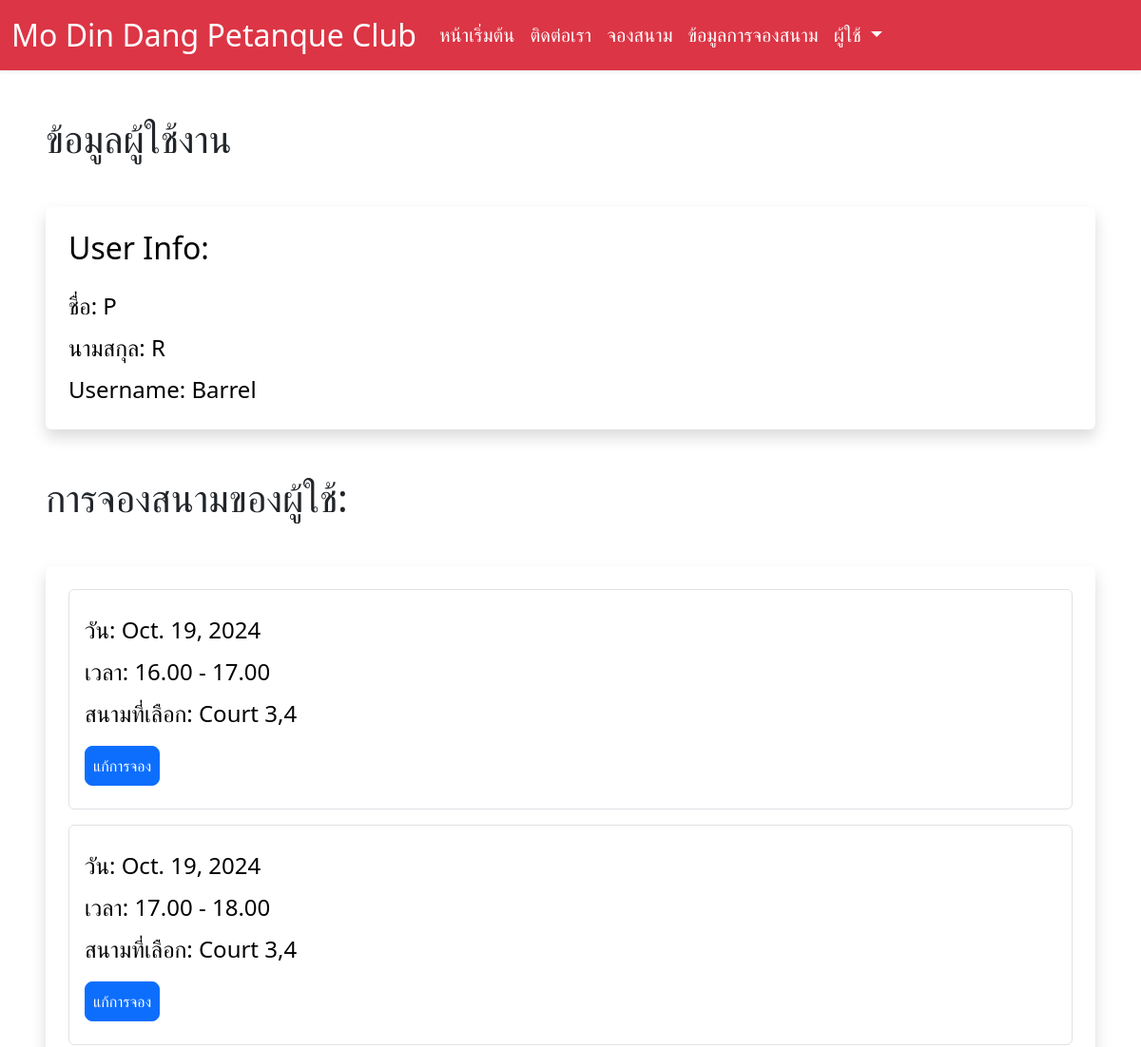
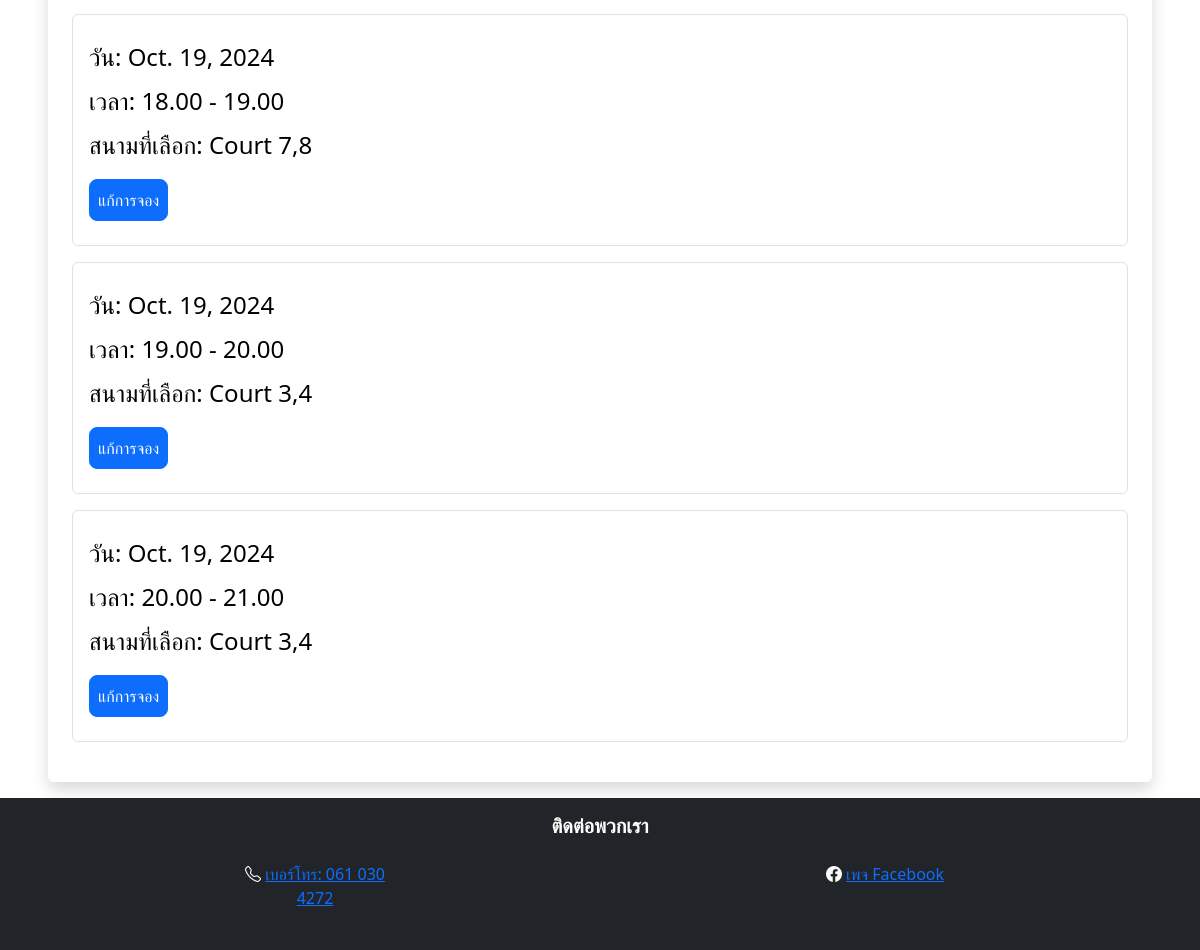
The page /user-panel (signed in) on the database its author committed (2 pictures, top to bottom).
### reserve/models.py (models this page shows, shortened)
class Appointment(models.Model):
    user = models.ForeignKey(User, on_delete=models.CASCADE, null=True, blank=True)
    service = models.CharField(max_length=50, choices=SERVICE_CHOICES, default="Court 3,4")
    day = models.DateField(default=datetime.now)
    time = models.CharField(max_length=30, choices=TIME_CHOICES, default="16.00 - 17.00")
    time_ordered = models.DateTimeField(default=datetime.now, blank=True)

### reserve/views.py (the view)
# urls.py: path('user-panel', views.userPanel, name='userPanel'),
def userPanel(request):
    user = request.user
    appointments = Appointment.objects.filter(user=user).order_by('day', 'time')
    return render(request, 'userPanel.html', {
        'user':user,
        'appointments':appointments,
    })

### reserve/templates/userPanel.html (shortened to what this page needs)
{% extends 'layout.html' %}
{% load static %}
{% block body %}
{% if user.is_authenticated %}
<h1 class=" ms-5 mt-5 ">ข้อมูลผู้ใช้งาน</h1>
<div class="shadow p-4 mb-5 bg-body bg-body rounded text-black  m-5 ">
    <h2 class="">User Info:</h2>
    <ul class="list-group fs-4 mt-3">
            <li class="list-group mt-2">ชื่อ: {{ user.first_name }}</li>
            <li class="list-group mt-2">นามสกุล: {{ user.last_name }}</li>
            <li class="list-group mt-2">Username: {{ user.username }}</li>
    </ul>
</div>
{% if appointments.count > 0 %}
<div class="mt-5 ">
    <h1 class=" ms-5">การจองสนามของผู้ใช้:</h1>
    <div class="shadow p-4 mb-3 bg-body bg-body rounded text-black  m-5">
        {% for appointment in appointments %}
        <div class="list-group fs-4 border p-3 mb-3">
            <p class="list-group mt-2">วัน: {{ appointment.day }}</p>
            <p class="list-group mt-2">เวลา: {{ appointment.time }}</p>
            <p class="list-group mt-2">สนามที่เลือก: {{ appointment.service }}</p>
            <div class="mt-3 mb-2">
                <a class="btn btn-primary rounded-3 p-2" href="{% url 'userUpdate' appointment.id %}">แก้การจอง</a>
            </div>
        </div>
        {% endfor %}
    </div>
</div>
{% endif %}
{% else %}
<div class="shadow p-4 mb-5 bg-body bg-body rounded text-black  m-5">
    <h1 class="p-2  ms-3">โปรดเข้าสู่ระบบ!</h1>
    <a href="{% url 'login' %}" class="btn btn-primary text-white">เข้าสู่ระบบ</a>
</div>
{% endif %}
{% endblock %}

### rows shown on the page
Appointment: day "Oct. 19, 2024", time "16.00 - 17.00", service "Court 3,4"
Appointment: day "Oct. 19, 2024", time "17.00 - 18.00", service "Court 3,4"
Appointment: day "Oct. 19, 2024", time "18.00 - 19.00", service "Court 7,8"
Appointment: day "Oct. 19, 2024", time "19.00 - 20.00", service "Court 3,4"
Appointment: day "Oct. 19, 2024", time "20.00 - 21.00", service "Court 3,4"

### other values the page prints
{{ user.first_name }} "P"
{{ user.last_name }} "R"
{{ user.username }} "Barrel"
